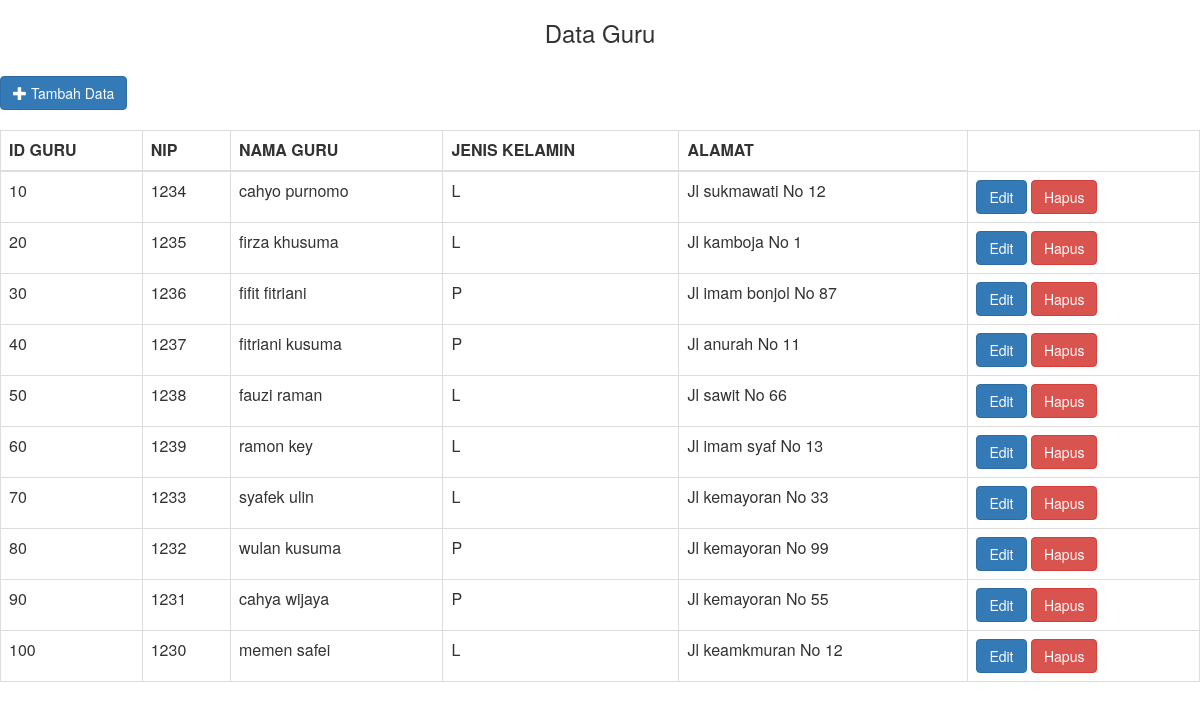
Screenshot of /guru.php with the database file from the repository.
### tables this page shows
CREATE TABLE `guru` (
  `idguru` int(11) NOT NULL,
  `nip` int(30) NOT NULL,
  `nama_guru` varchar(30) NOT NULL,
  `jenis_kelamin` char(1) NOT NULL,
  `alamat` varchar(200) NOT NULL
);

### guru.php (the view, shortened to what this page needs)
<html>
<?php include "koneksi.php" ?>
<head>
<link rel="stylesheet" type="text/css" href="css/bootstrap.css">
</head>
<body>
	<center><h3>Data Guru</h3></center><br/>
		<a href="index.php?page=input_guru" class="btn btn-primary">
	<span class="glyphicon glyphicon-plus"></span> Tambah Data </a>
<br/><br/>
	<center><table class="table table-bordered"  border="1">
<thead> <tr>
		<th>ID GURU</th>
		<th>NIP</th>
		<th>NAMA GURU</th>
		<th>JENIS KELAMIN </th>
		<th>ALAMAT</th>
	</tr>
</thead>
<tbody>
<?php
	$ambil= $conn->query("SELECT * FROM guru"); ?>
		<?php while($d = $ambil-> fetch_assoc()){ ?>
<tr>
		<td><?php echo $d['idguru']; ?></td>
		<td><?php echo $d['nip']; ?></td>
		<td><?php echo $d['nama_guru']; ?></td>
		<td><?php echo $d['jenis_kelamin']; ?></td>
		<td><?php echo $d['alamat']; ?></td>
		<td>
		<a class="btn btn-primary" href="edit.php?idguru=<?php echo $d['idguru']; ?>">Edit</a>
		<a class="btn btn-danger" href="delete.php?idguru=<?php echo $d['idguru']; ?>">Hapus</a>
		</td>
</tr>
<?php
}
?>
</table>
</center>
</body>
</html>

### rows the page displays
guru: idguru "10", nip "1234", nama_guru "cahyo purnomo", jenis_kelamin "L", alamat "Jl sukmawati No 12"
guru: idguru "20", nip "1235", nama_guru "firza khusuma", jenis_kelamin "L", alamat "Jl kamboja No 1"
guru: idguru "30", nip "1236", nama_guru "fifit fitriani", jenis_kelamin "P", alamat "Jl imam bonjol No 87"
guru: idguru "40", nip "1237", nama_guru "fitriani kusuma", jenis_kelamin "P", alamat "Jl anurah No 11"
guru: idguru "50", nip "1238", nama_guru "fauzi raman", jenis_kelamin "L", alamat "Jl sawit No 66"
guru: idguru "60", nip "1239", nama_guru "ramon key", jenis_kelamin "L", alamat "Jl imam syaf No 13"
guru: idguru "70", nip "1233", nama_guru "syafek ulin", jenis_kelamin "L", alamat "Jl kemayoran No 33"
guru: idguru "80", nip "1232", nama_guru "wulan kusuma", jenis_kelamin "P", alamat "Jl kemayoran No 99"
guru: idguru "90", nip "1231", nama_guru "cahya wijaya", jenis_kelamin "P", alamat "Jl kemayoran No 55"
guru: idguru "100", nip "1230", nama_guru "memen safei", jenis_kelamin "L", alamat "Jl keamkmuran No 12"
